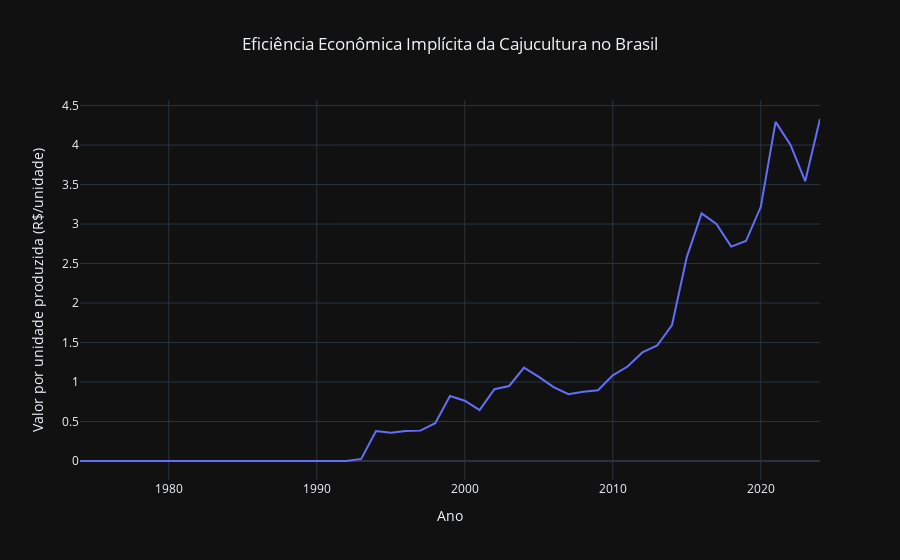

This figure's notebook cell:
### Code cell
# Gráfico da eficiência da cajucultura no Brasil
import plotly.express as px

fig = px.line(
    eficiencia_cajucultura,
    x="ano",
    y="valor_por_unidade",
    title="Eficiência Econômica Implícita da Cajucultura no Brasil",
    labels={
        "ano": "Ano",
        "valor_por_unidade": "Valor por unidade produzida (R$/unidade)"
    }
)

fig.update_layout(
    template="plotly_dark",
    title_x=0.5
)

fig.show()

### Figure 1 — Plotly figure (JSON) as saved in the notebook; plotly's stock layout.template omitted (floating-point values rounded to 4 significant figures)
{"data": [{"hovertemplate": "Ano=%{x}<br>Valor por unidade produzida (R$/unidade)=%{y}<extra></extra>", "legendgroup": "", "line": {"color": "#636efa", "dash": "solid"}, "marker": {"symbol": "circle"}, "mode": "lines", "name": "", "orientation": "v", "showlegend": false, "type": "scatter", "x": [1974, 1975, 1976, 1977, 1978, 1979, 1980, 1981, 1982, 1983, 1984, 1985, 1986, 1987, 1988, 1989, 1990, 1991, 1992, 1993, 1994, 1995, 1996, 1997, 1998, 1999, 2000, 2001, 2002, 2003, 2004, 2005, 2006, 2007, 2008, 2009, 2010, 2011, 2012, 2013, 2014, 2015, 2016, 2017, 2018, 2019, 2020, 2021, 2022, 2023, 2024], "xaxis": "x", "y": [0, 0, 0, 0, 0, 0, 0, 0, 0, 0, 0, 0, 2.437e-11, 1.15e-10, 4.799e-08, 4.396e-07, 1.64e-05, 7.183e-05, 0.001054, 0.02641, 0.3794, 0.3578, 0.3798, 0.3845, 0.4794, 0.8226, 0.7626, 0.6443, 0.9084, 0.9496, 1.182, 1.065, 0.9361, 0.8458, 0.877, 0.8952, 1.085, 1.196, 1.374, 1.462, 1.721, 2.582, 3.135, 3.002, 2.714, 2.785, 3.218, 4.293, 4.005, 3.543, 4.33], "yaxis": "y"}], "layout": {"legend": {"tracegroupgap": 0}, "title": {"text": "Eficiência Econômica Implícita da Cajucultura no Brasil", "x": 0.5}, "xaxis": {"anchor": "y", "domain": [0, 1], "title": {"text": "Ano"}}, "yaxis": {"anchor": "x", "domain": [0, 1], "title": {"text": "Valor por unidade produzida (R$/unidade)"}}}}
